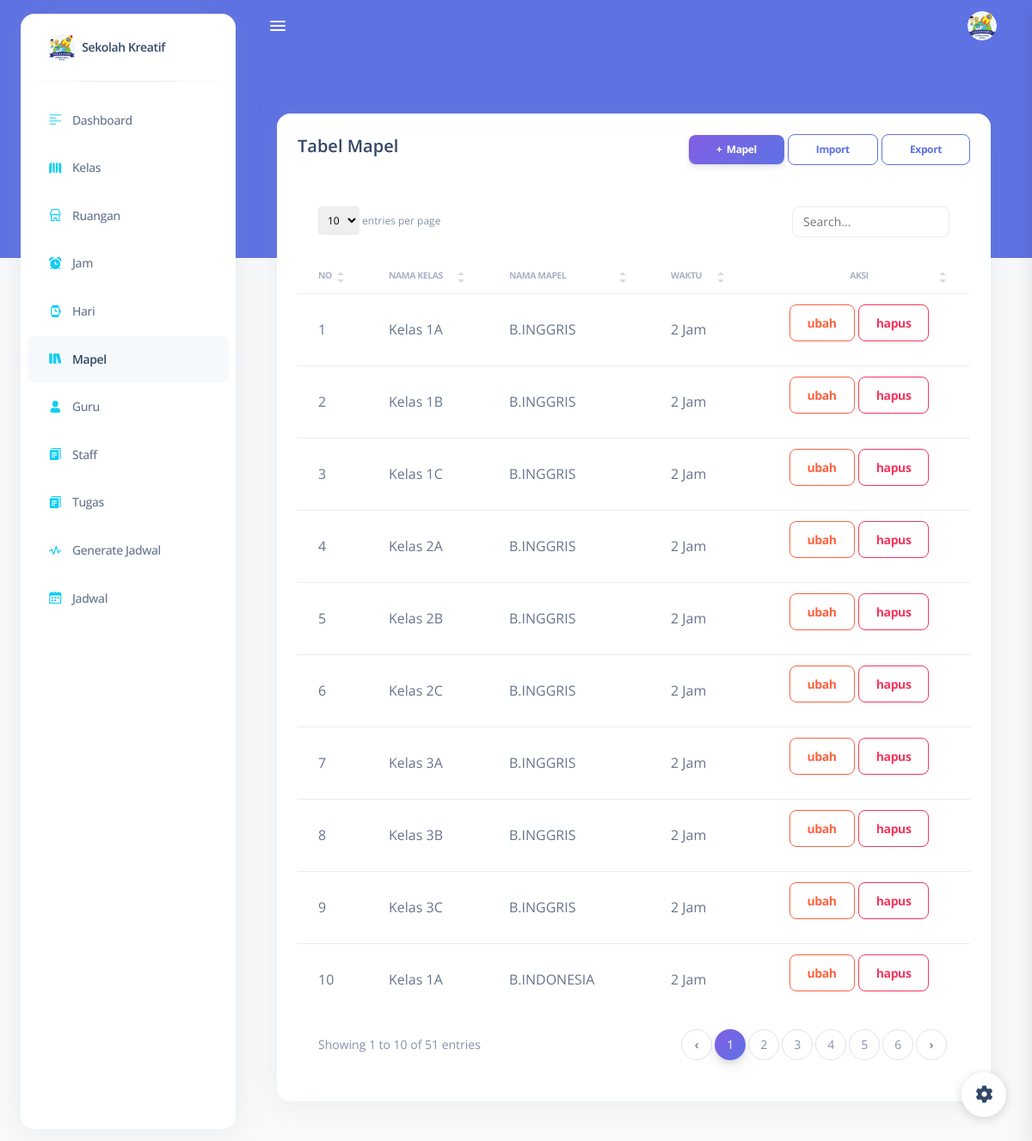
The app's page /mapel/ (signed in) with its own data.
### core/models.py (models this page shows, shortened)
class Mapel(models.Model):
  nama_mapel = models.CharField(max_length=50)
  kelas = models.ForeignKey(Kelas, on_delete=models.SET_NULL, null=True)
  waktu = models.IntegerField()

class Kelas(models.Model):
  nama_kelas = models.CharField(max_length=50)

### core/decorators.py (the view)
        def wrapper_func(request, *args, **kwargs):
            group = None
            if request.user.groups.exists():
                group = request.user.groups.all()[0].name
            if group in allowed_roles:
                return view_func(request, *args, **kwargs)
            else:
                return render(request,'noacsess.html')

### core/templatetags/auth_extras.py (called while the page is built)
@register.filter(name='has_group')
def has_group(user, group_name):
    try:
        group = Group.objects.get(name=group_name)
    except Group.DoesNotExist:
        return False
    return True if group in user.groups.all() else False

### core/views.py (called while the page is built)
@login_required(login_url='login')
@allowed_users(allowed_roles=['Admin','Staff'])
def form_mapel(request):
  context = {'mapel': Mapel.objects.all()}
  return render(request, 'back/mapel/form.html', context)

### templates/back/mapel/form.html (shortened to what this page needs)
{% extends 'base.html' %}
{% load static %}
{% block content %}
<main class="main-content position-relative border-radius-lg ">
  <div class="container-fluid py-4">
    <div class="row mt-4">
      <div class="col-12">
        <div class="card">
          <div class="card-header pb-0">
            <div class="d-lg-flex">
              <div>
                <h5 class="mb-0">Tabel Mapel</h5>
              </div>
              <div class="ms-auto my-auto mt-lg-0 mt-4">
                <div class="ms-auto my-auto">
                  <a href="{% url 'create_mapel' %}" class="btn bg-gradient-primary btn-sm mb-0">+&nbsp;
                    Mapel</a>
                  <a href="{% url 'importmapel' %}" class="btn btn-outline-primary btn-sm mb-0" target="_blank">
                    Import</a>
                  <a href="{% url 'exportmapel' %}" class="btn btn-outline-primary btn-sm mb-0" target="_blank">
                    Export</a>
                </div>
              </div>
            </div>
          </div>
          <div class="card-body">
            <div class="table-responsive">
              <table class="table table-flush" id="datatable-search">
                <thead class="thead-light">
                  <tr>
                    <th>No</th>
                    <th>Nama Kelas</th>
                    <th>Nama Mapel</th>
                    <th>Waktu</th>
                    <th class="text-center">Aksi</th>
                  </tr>
                </thead>
                <tbody>
                  {% for k in mapel %}
                  <tr>
                    <td>{{k.id}}</td>
                    <td>{{k.kelas.nama_kelas}}</td>
                    <td>{{k.nama_mapel}}</td>
                    <td>{{k.waktu}} Jam</td>
                    <td class="text-center">
                      <a href="{% url 'update_mapel' k.id %}" class="btn btn-outline-warning" data-bs-toggle="tooltip"
                        data-bs-original-title="Edit">
                        ubah
                      </a>
                      <button type="button" data-bs-toggle="modal" class="btn btn-outline-danger"
                        data-bs-target="#Delete{{k.id}}">
                        hapus
                      </button>
                    </td>
                  </tr>
                  {% endfor%}
                </tbody>
              </table>
            </div>
          </div>
        </div>
      </div>
    </div>
  </div>
</main>
{% endblock content %}

### records on screen
Mapel: id "1", kelas.nama_kelas "Kelas 1A", nama_mapel "B.INGGRIS", waktu "2"
Mapel: id "2", kelas.nama_kelas "Kelas 1B", nama_mapel "B.INGGRIS", waktu "2"
Mapel: id "3", kelas.nama_kelas "Kelas 1C", nama_mapel "B.INGGRIS", waktu "2"
Mapel: id "4", kelas.nama_kelas "Kelas 2A", nama_mapel "B.INGGRIS", waktu "2"
Mapel: id "5", kelas.nama_kelas "Kelas 2B", nama_mapel "B.INGGRIS", waktu "2"
Mapel: id "6", kelas.nama_kelas "Kelas 2C", nama_mapel "B.INGGRIS", waktu "2"
Mapel: id "7", kelas.nama_kelas "Kelas 3A", nama_mapel "B.INGGRIS", waktu "2"
Mapel: id "8", kelas.nama_kelas "Kelas 3B", nama_mapel "B.INGGRIS", waktu "2"
Mapel: id "9", kelas.nama_kelas "Kelas 3C", nama_mapel "B.INGGRIS", waktu "2"
Mapel: id "10", kelas.nama_kelas "Kelas 1A", nama_mapel "B.INDONESIA", waktu "2"
